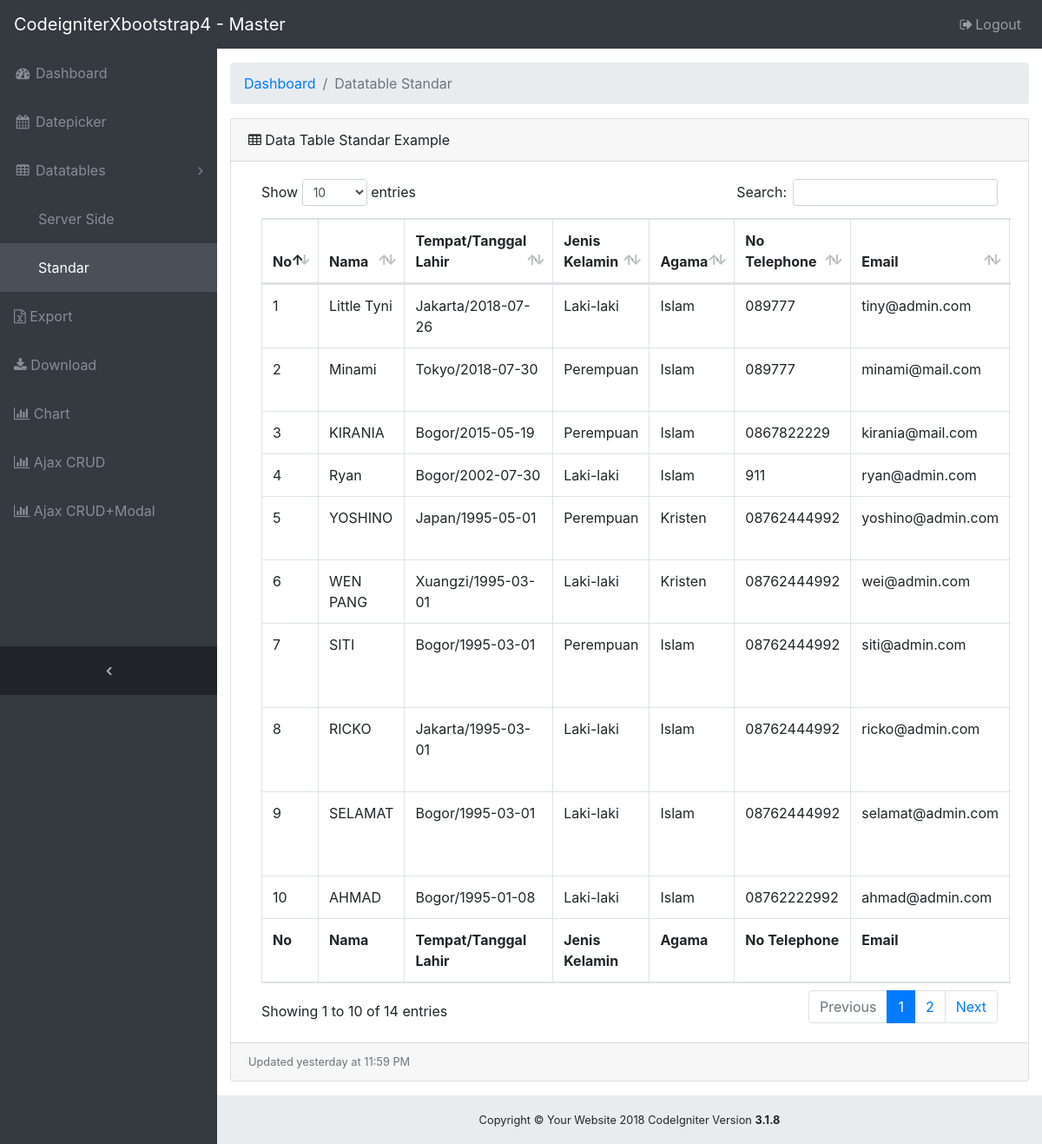
/index.php/datatable_standar, run on the app's committed database.
### tables this page shows
CREATE TABLE IF NOT EXISTS `table_user` (
`user_id` int(11) NOT NULL,
  `nama` varchar(50) NOT NULL,
  `tempat_lahir` varchar(50) NOT NULL,
  `tanggal_lahir` date NOT NULL,
  `jenis_kelamin` varchar(12) NOT NULL,
  `agama_id` int(1) NOT NULL,
  `no_telephone` varchar(15) NOT NULL,
  `email` varchar(50) NOT NULL,
  `alamat` text NOT NULL
);

CREATE TABLE IF NOT EXISTS `table_agama` (
`agama_id` int(11) NOT NULL,
  `agama` varchar(15) NOT NULL
);

### application/controllers/Datatable_standar.php (called while the page is built, shortened)
<?php defined('BASEPATH') OR exit('no direct script access allowed');
	class  Datatable_standar extends CI_Controller	{
		public function __Construct()
		{
				$this->load->model('Datatable_standar_model','Mdl');
		}
		public function index()
		{
			$user_data['link_group_datatable'] = 'show';
			$user_data['link_datatable_standar'] = 'active';
			$user_data['query'] = $this->Mdl->get_all_data();
			$this->load->view('header',$user_data);
			$this->load->view('datatable/datatable_standar',$user_data);
			$this->load->view('footer');
		}
	}

### index.php (called while the page is built, shortened)
<?php
require_once BASEPATH.'core/CodeIgniter.php';

### application/models/Datatable_standar_model.php (called while the page is built)
<?php defined('BASEPATH') OR exit('no direct script access allowed');
	class  Datatable_standar_model extends CI_Model	{
		public function get_all_data()
		{
			$this->db->from('table_user');
			$this->db->join('table_agama','table_user.agama_id = table_agama.agama_id');
			$this->db->order_by('user_id','desc');
			$query = $this->db->get();
			return $query->result();
		}
	}

### application/views/datatable/datatable_standar.php (the view, shortened to what this page needs)
<div class="content-wrapper">
    <div class="container-fluid">
      <ol class="breadcrumb">
        <li class="breadcrumb-item">
          <a href="#">Dashboard</a>
        </li>
        <li class="breadcrumb-item active">Datatable Standar</li>
      </ol>
      <div class="card mb-3">
        <div class="card-header">
          <i class="fa fa-table"></i> Data Table Standar Example</div>
        <div class="card-body">
          <div class="table-responsive">
            <table class="table table-bordered" id="dataTable" width="100%" cellspacing="0">
              <thead>
                <tr>
                  <th>No</th>
                  <th>Nama</th>
                  <th>Tempat/Tanggal Lahir</th>
                  <th>Jenis Kelamin</th>
                  <th>Agama</th>
                  <th>No Telephone</th>
                  <th>Email</th>
                </tr>
              </thead>
              <tfoot>
                <tr>
                  <th>No</th>
                  <th>Nama</th>
                  <th>Tempat/Tanggal Lahir</th>
                  <th>Jenis Kelamin</th>
                  <th>Agama</th>
                  <th>No Telephone</th>
                  <th>Email</th>
                </tr>
              </tfoot>
              <tbody>
                <?php
                  $no = 0;
                  foreach($query as $row){
                  $no++;
                 ?>
                <tr>
                  <td><?php echo $no;?></td>
                  <td><?php echo $row->nama;?></td>
                  <td><?php echo $row->tempat_lahir.'/'.$row->tanggal_lahir;?></td>
                  <td><?php echo $row->jenis_kelamin;?></td>
                  <td><?php echo $row->agama;?></td>
                  <td><?php echo $row->no_telephone?></td>
                  <td><?php echo $row->email;?></td>
                </tr>
                <?php
                }
                ?>
              </tbody>
            </table>
          </div>
        </div>
        <div class="card-footer small text-muted">Updated yesterday at 11:59 PM</div>
      </div>
    </div>
</div>

### application/views/header.php (shortened to what this page needs)
<!DOCTYPE html>
<html lang="en">
<head>
  <link href="<?php echo base_url('assets/bootstrap/css/bootstrap.min.css')?>" rel="stylesheet">
  <link href="<?php echo base_url()?>assets/bootstrap-datetimepicker/css/tempusdominus-bootstrap-4.min.css" rel="stylesheet">
  <link href="<?php echo base_url('assets/font-awesome/css/font-awesome.min.css')?>" rel="stylesheet" type="text/css">
  <link href="<?php echo base_url('assets/datatables/dataTables.bootstrap4.css')?>" rel="stylesheet">
  <link href="<?php echo base_url('assets/css/sb-admin.css')?>" rel="stylesheet">
</head>
<body class="fixed-nav sticky-footer bg-dark" id="page-top">
  <nav class="navbar navbar-expand-lg navbar-dark bg-dark fixed-top" id="mainNav">
    <a class="navbar-brand" href="<?php echo base_url();?>">CodeigniterXbootstrap4 - Master</a>
    <div class="collapse navbar-collapse" id="navbarResponsive">
      <ul class="navbar-nav navbar-sidenav" id="exampleAccordion">
        <li class="nav-item" data-toggle="tooltip" data-placement="right" title="Dashboard">
          <a class="nav-link" href="<?php echo base_url()?>">
            <i class="fa fa-fw fa-dashboard"></i>
            <span class="nav-link-text">Dashboard</span>
          </a>
        </li>
        <li class="nav-item <?php if(isset($link_datepicker)){ echo $link_datepicker;}?>" data-toggle="tooltip" data-placement="right" title="Charts">
          <a class="nav-link" href="<?php echo base_url()?>Datepicker">
            <i class="fa fa-fw fa-calendar"></i>
            <span class="nav-link-text">Datepicker</span>
          </a>
        </li>
        <li class="nav-item" data-toggle="tooltip" data-placement="right" title="Components">
          <a class="nav-link nav-link-collapse collapsed" data-toggle="collapse" href="#collapseComponents" data-parent="#exampleAccordion">
            <i class="fa fa-fw fa-table"></i>
            <span class="nav-link-text">Datatables</span>
          </a>
          <ul class="sidenav-second-level collapse <?php if(isset($link_group_datatable)){ echo $link_group_datatable;}?>" id="collapseComponents">
            <li class="<?php if(isset($link_datatable_serverside)){ echo $link_datatable_serverside;}?>">
              <a href="<?php echo base_url()?>datatable_serverside">Server Side</a>
            </li>
            <li class="<?php if(isset($link_datatable_standar)){ echo $link_datatable_standar;}?>">
              <a href="<?php echo base_url()?>datatable_standar">Standar</a>
            </li>
          </ul>
        </li>
        <li class="nav-item <?php if(isset($link_export)){ echo $link_export;}?>" data-toggle="tooltip" data-placement="right" title="Charts">
          <a class="nav-link" href="<?php echo base_url()?>export">
            <i class="fa fa-file-excel-o"></i>
            <span class="nav-link-text"> Export</span>
          </a>
        </li>
        <li class="nav-item <?php if(isset($link_download)){ echo $link_download;}?>" data-toggle="tooltip" data-placement="right" title="Charts">
          <a class="nav-link" href="<?php echo base_url()?>download">
            <i class="fa fa-download"></i>
            <span class="nav-link-text"> Download</span>
          </a>
        </li>
        <li class="nav-item <?php if(isset($link_chart)){ echo $link_chart;}?>" data-toggle="tooltip" data-placement="right" title="Charts">
          <a class="nav-link" href="<?php echo base_url()?>chart">
            <i class="fa fa-bar-chart"></i>
            <span class="nav-link-text"> Chart</span>
          </a>
        </li>
        <li class="nav-item <?php if(isset($link_user)){ echo $link_user;}?>" data-toggle="tooltip" data-placement="right" title="Charts">
          <a class="nav-link" href="<?php echo base_url()?>user_management">
            <i class="fa fa-bar-chart"></i>
            <span class="nav-link-text"> Ajax CRUD</span>
          </a>
        </li>
        <li class="nav-item <?php if(isset($link_crud_modal)){ echo $link_crud_modal;}?>" data-toggle="tooltip" data-placement="right" title="Charts">
          <a class="nav-link" href="<?php echo base_url()?>crud_modal">
            <i class="fa fa-bar-chart"></i>
            <span class="nav-link-text">Ajax CRUD+Modal</span>
          </a>
        </li>
      </ul>
      <ul class="navbar-nav sidenav-toggler">
        <li class="nav-item">
          <a class="nav-link text-center" id="sidenavToggler">
            <i class="fa fa-fw fa-angle-left"></i>
          </a>
        </li>
      </ul>
      <ul class="navbar-nav ml-auto">
        <li class="nav-item">
          <a class="nav-link" data-toggle="modal" data-target="#exampleModal">
            <i class="fa fa-fw fa-sign-out"></i>Logout</a>
        </li>
      </ul>
    </div>
  </nav>

### application/views/footer.php (shortened to what this page needs)
 <footer class="sticky-footer">
      <div class="container">
        <div class="text-center">
          <small>Copyright © Your Website 2018 <?php echo  (ENVIRONMENT === 'development') ?  'CodeIgniter Version <strong>' . CI_VERSION . '</strong>' : '' ?></small>
        </div>
      </div>
    </footer>
</body>
</html>

### data on the page
table_user: nama "Little Tyni", tempat_lahir "Jakarta", tanggal_lahir "2018-07-26", jenis_kelamin "Laki-laki", agama.agama "Islam", no_telephone "089777", email "tiny@admin.com"
table_user: nama "Minami", tempat_lahir "Tokyo", tanggal_lahir "2018-07-30", jenis_kelamin "Perempuan", agama.agama "Islam", no_telephone "089777", email "minami@mail.com"
table_user: nama "KIRANIA", tempat_lahir "Bogor", tanggal_lahir "2015-05-19", jenis_kelamin "Perempuan", agama.agama "Islam", no_telephone "0867822229", email "kirania@mail.com"
table_user: nama "Ryan", tempat_lahir "Bogor", tanggal_lahir "2002-07-30", jenis_kelamin "Laki-laki", agama.agama "Islam", no_telephone "911", email "ryan@admin.com"
table_user: nama "YOSHINO", tempat_lahir "Japan", tanggal_lahir "1995-05-01", jenis_kelamin "Perempuan", agama.agama "Kristen", no_telephone "08762444992", email "yoshino@admin.com"
table_user: nama "WEN PANG", tempat_lahir "Xuangzi", tanggal_lahir "1995-03-01", jenis_kelamin "Laki-laki", agama.agama "Kristen", no_telephone "08762444992", email "wei@admin.com"
table_user: nama "SITI", tempat_lahir "Bogor", tanggal_lahir "1995-03-01", jenis_kelamin "Perempuan", agama.agama "Islam", no_telephone "08762444992", email "siti@admin.com"
table_user: nama "RICKO", tempat_lahir "Jakarta", tanggal_lahir "1995-03-01", jenis_kelamin "Laki-laki", agama.agama "Islam", no_telephone "08762444992", email "ricko@admin.com"
table_user: nama "SELAMAT", tempat_lahir "Bogor", tanggal_lahir "1995-03-01", jenis_kelamin "Laki-laki", agama.agama "Islam", no_telephone "08762444992", email "selamat@admin.com"
table_user: nama "AHMAD", tempat_lahir "Bogor", tanggal_lahir "1995-01-08", jenis_kelamin "Laki-laki", agama.agama "Islam", no_telephone "08762222992", email "ahmad@admin.com"

### other printed values
CI_VERSION "3.1.8"
